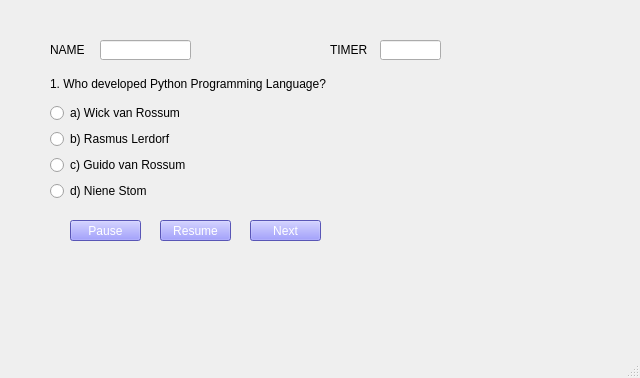
<?xml version="1.0" encoding="UTF-8"?>
<ui version="4.0">
 <class>q1</class>
 <widget class="QMainWindow" name="q1">
  <property name="geometry">
   <rect>
    <x>0</x>
    <y>0</y>
    <width>640</width>
    <height>378</height>
   </rect>
  </property>
  <property name="windowTitle">
   <string>screen2q1</string>
  </property>
  <widget class="QWidget" name="centralwidget">
   <widget class="QWidget" name="verticalLayoutWidget">
    <property name="geometry">
     <rect>
      <x>50</x>
      <y>70</y>
      <width>396</width>
      <height>131</height>
     </rect>
    </property>
    <layout class="QVBoxLayout" name="verticalLayout">
     <item>
      <widget class="QLabel" name="ques">
       <property name="text">
        <string>1. Who developed Python Programming Language?</string>
       </property>
      </widget>
     </item>
     <item>
      <widget class="QRadioButton" name="r1">
       <property name="text">
        <string>a) Wick van Rossum</string>
       </property>
      </widget>
     </item>
     <item>
      <widget class="QRadioButton" name="r2">
       <property name="text">
        <string>b) Rasmus Lerdorf</string>
       </property>
      </widget>
     </item>
     <item>
      <widget class="QRadioButton" name="r3">
       <property name="text">
        <string>c) Guido van Rossum</string>
       </property>
      </widget>
     </item>
     <item>
      <widget class="QRadioButton" name="r4">
       <property name="text">
        <string>d) Niene Stom</string>
       </property>
      </widget>
     </item>
    </layout>
   </widget>
   <widget class="QPushButton" name="pause">
    <property name="geometry">
     <rect>
      <x>70</x>
      <y>220</y>
      <width>71</width>
      <height>21</height>
     </rect>
    </property>
    <property name="styleSheet">
     <string notr="true">background-color: rgb(125, 121, 255);
border-color: rgb(0, 85, 127);
font: 75 9pt &quot;Arial&quot;;
color:rgb(255, 255, 255);
</string>
    </property>
    <property name="text">
     <string>Pause</string>
    </property>
   </widget>
   <widget class="QPushButton" name="resume">
    <property name="geometry">
     <rect>
      <x>160</x>
      <y>220</y>
      <width>71</width>
      <height>21</height>
     </rect>
    </property>
    <property name="styleSheet">
     <string notr="true">background-color: rgb(125, 121, 255);
border-color: rgb(0, 85, 127);
font: 75 9pt &quot;Arial&quot;;
color:rgb(255, 255, 255);</string>
    </property>
    <property name="text">
     <string>Resume</string>
    </property>
   </widget>
   <widget class="QPushButton" name="next">
    <property name="geometry">
     <rect>
      <x>250</x>
      <y>220</y>
      <width>71</width>
      <height>21</height>
     </rect>
    </property>
    <property name="styleSheet">
     <string notr="true">background-color: rgb(125, 121, 255);
border-color: rgb(0, 85, 127);
font: 75 9pt &quot;Arial&quot;;
color:rgb(255, 255, 255);
selection-color: rgb(211, 197, 255);</string>
    </property>
    <property name="text">
     <string>Next</string>
    </property>
   </widget>
   <widget class="QLabel" name="Tlabel">
    <property name="geometry">
     <rect>
      <x>330</x>
      <y>40</y>
      <width>61</width>
      <height>20</height>
     </rect>
    </property>
    <property name="minimumSize">
     <size>
      <width>0</width>
      <height>20</height>
     </size>
    </property>
    <property name="styleSheet">
     <string notr="true"/>
    </property>
    <property name="text">
     <string>TIMER</string>
    </property>
   </widget>
   <widget class="QLineEdit" name="T2">
    <property name="geometry">
     <rect>
      <x>380</x>
      <y>40</y>
      <width>61</width>
      <height>20</height>
     </rect>
    </property>
    <property name="styleSheet">
     <string notr="true">border-color: rgb(0, 0, 0);</string>
    </property>
   </widget>
   <widget class="QLabel" name="label">
    <property name="geometry">
     <rect>
      <x>50</x>
      <y>40</y>
      <width>111</width>
      <height>20</height>
     </rect>
    </property>
    <property name="text">
     <string>NAME</string>
    </property>
   </widget>
   <widget class="QLineEdit" name="T1">
    <property name="geometry">
     <rect>
      <x>100</x>
      <y>40</y>
      <width>91</width>
      <height>20</height>
     </rect>
    </property>
    <property name="styleSheet">
     <string notr="true">border-color: rgb(0, 0, 0);</string>
    </property>
   </widget>
  </widget>
  <widget class="QMenuBar" name="menubar">
   <property name="geometry">
    <rect>
     <x>0</x>
     <y>0</y>
     <width>640</width>
     <height>18</height>
    </rect>
   </property>
  </widget>
  <widget class="QStatusBar" name="statusbar"/>
 </widget>
 <resources/>
 <connections/>
</ui>
